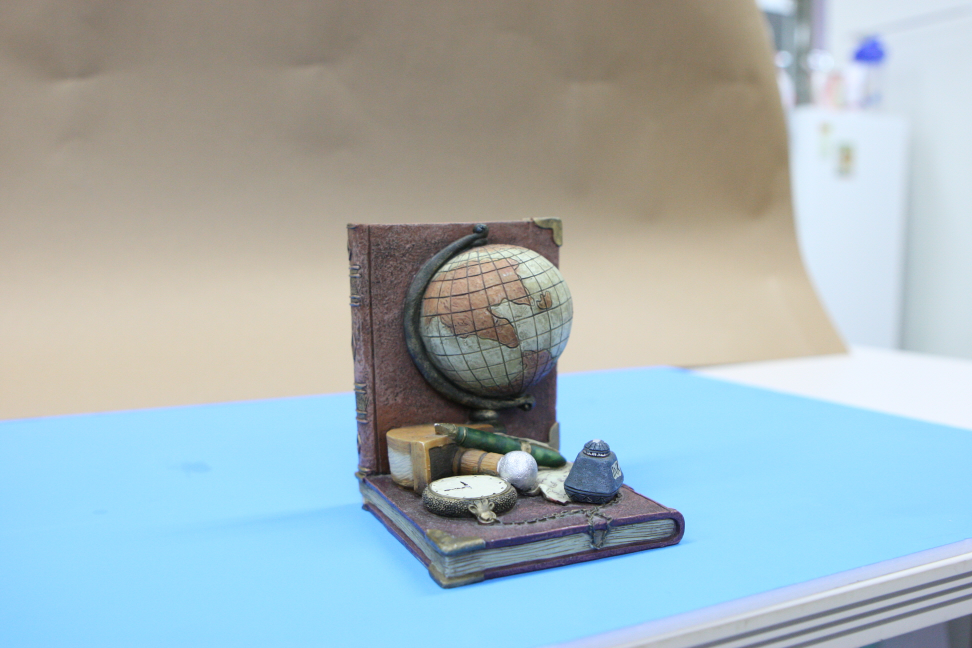
#> input picture data_2_sfm/sfm01.JPG, 1944 x 1296 px (shown at 1/2 size)
$ python test.py
#> lines starting #> are read from the running program, lines starting #| are printed output that depends on the picture
import cv2
import sys
import numpy as np
from matplotlib import pyplot as plt

img_path = "./data_2_sfm/"
img1_name, img2_name = "sfm01.JPG", "sfm02.JPG"


#############################################################
#################### Feature Extraction #####################
#############################################################
# Load image
def load_image(img_path, img1_name, img2_name):
#> called with img_path = './data_2_sfm/', img1_name = 'sfm01.JPG', img2_name = 'sfm02.JPG'
    img1 = cv2.imread(img_path + img1_name)
#> img1 is the input picture: shape (1296, 1944, 3); mean B, G, R 183.6, 179.5, 164.3
    img2 = cv2.imread(img_path + img2_name)
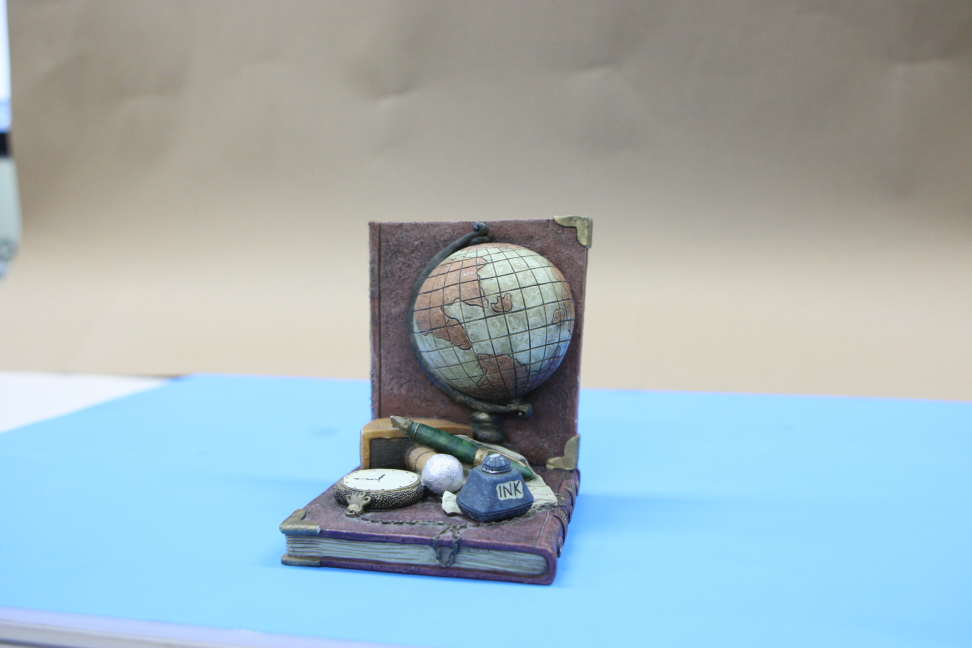
#> input picture data_2_sfm/sfm02.JPG, 1944 x 1296 px (shown at 1/2 size)
#> img2 is the input picture: shape (1296, 1944, 3); mean B, G, R 185.2, 179.2, 161.4
    img1 = cv2.cvtColor(img1,cv2.COLOR_BGR2RGB)
    img2 = cv2.cvtColor(img2,cv2.COLOR_BGR2RGB)
    return img1, img2


# Find feature correspondence with SIFT
def SIFT(img1, img2):
    sift = cv2.xfeatures2d.SIFT_create()
    img1_kp, img1_des = sift.detectAndCompute(img1, None)
#> img1_kp = 2704 keypoints; strongest (x, y, size): (1191, 910, 2), (897, 977, 34.7), (871, 848, 3.1), (930, 969, 2.9)
    img2_kp, img2_des = sift.detectAndCompute(img2, None)
#> img2_kp = 2531 keypoints; strongest (x, y, size): (788, 961, 34.8), (878, 934, 40.8), (898, 1005, 21.3), (764, 953, 2.5)

    bf = cv2.BFMatcher()
    matches = bf.knnMatch(img1_des, img2_des, k=2)
#> matches = 2704 matches
    matches_good = [m1 for m1, m2 in matches if m1.distance < 0.95*m2.distance]
#> matches_good = 1370 matches
    sorted_matches = sorted(matches_good, key=lambda x: x.distance)
#> sorted_matches = 1370 matches
    res = cv2.drawMatches(img1, img1_kp, img2, img2_kp, sorted_matches, img2, flags=2)
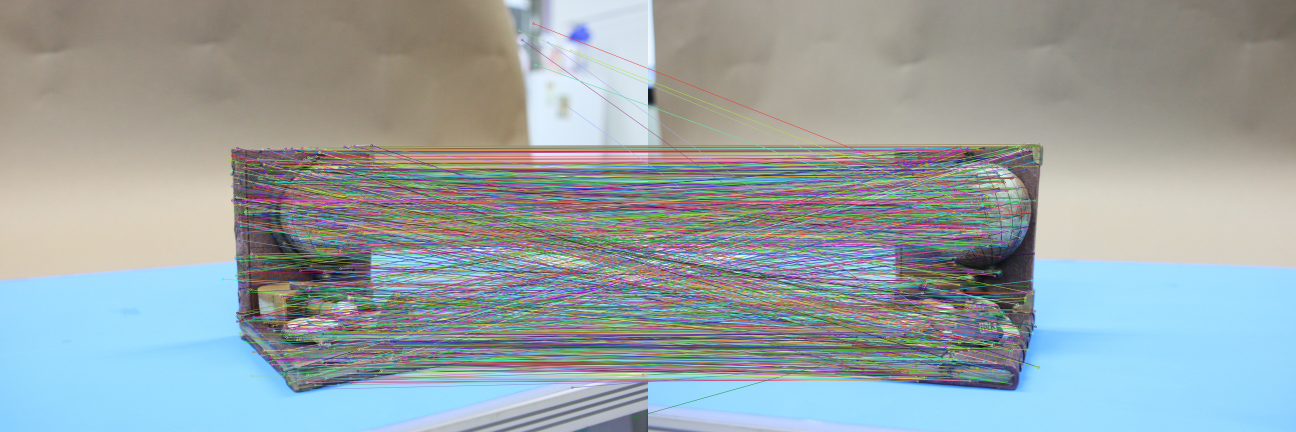
#> res: shape (1296, 3888, 3) (shown at 1/3 size); mean R, G, B 153.2, 164.2, 166.8

    # drwa matches
    plt.figure(figsize=(15, 15))
    plt.imshow(res)
    plt.show()
    return matches_good, img1_kp, img2_kp

#############################################################
################ Essential Matrix Estimation ################
#############################################################

# Preprocessing
def Estimation_E(matches_good, img1_kp, img2_kp):
    query_idx = [match.queryIdx for match in matches_good]
    train_idx = [match.trainIdx for match in matches_good]
    p1 = np.float32([img1_kp[ind].pt for ind in query_idx]) # 픽셀 좌표
    p2 = np.float32([img2_kp[ind].pt for ind in train_idx])

    # Find Essential Matrix and Inliers with RANSAC, Intrinsic parameter
    E, mask = cv2.findEssentialMat(p1, p2, method=cv2.RANSAC, focal=3092.8, pp=(2016, 1512), maxIters = 500, threshold=1)
    p1 = p1[mask.ravel()==1] # left image inlier
    p2 = p2[mask.ravel()==1] # right image inlier

    return E, p1, p2

#############################################################
############### Essential Matrix Decomposition ##############
############# The four possible solutions from E ############
#############################################################

def EM_Decomposition(E, p1,p2):
    CM = np.array([[]])
    # Essential matrix to camera matrix
    U, S, VT = np.linalg.svd(E, full_matrices=True)
    W = np.array([
        [0, -1, 0],
        [1, 0, 0],
        [0, 0, 1]
    ])

    # camera matrix = P'= [UWVT | +u3] or [UWVT | −u3] or [UWTVT | +u3] or [UWTVT | −u3].
    camera_matrix = np.array([
        np.column_stack((U @ W @ VT, U[:,2])),
        np.column_stack((U @ W @ VT, -U[:,2])),
        np.column_stack((U @ W.T @ VT, U[:,2])),
        np.column_stack((U @ W.T @ VT, -U[:,2]))])

    # camera pose matrix , Rt x , 3d point HOMOGENIEUOUS
    for i in range(4):
        tmp = camera_matrix[i]
        for j in range(len(p1)):
            a = p1[j].flatten()
            b = p2[j].flatten()
            c = np.concatenate((a, b))
            d = tmp@c.T # 3x4@4x4
            if np.any(d<0):
                break
            else:
                CM = camera_matrix[i]
    return CM


#############################################################
###### Generate 3D point by implementing Triangulation ######
#############################################################

# Rescale to Homogeneous Coordinate
# [14 lines left out: function rescale_point, not called in this run]

# intrinsic parameter K
def initialize_CM(CM):
    Rt0 = np.hstack((np.eye(3), np.zeros((3, 1))))
    skew = 0.0215878
    K = np.array([[3092.8, skew, 2016], [0, 3092.8, 1512], [0,0,1]])
    Rt1 = K @ CameraMatrix
    return Rt0, Rt1

# Triangulation
# [36 lines left out: functions LinearTriangulation, make_3dpoint, visualize_3d, not called in this run]


import pdb

img1, img2 = load_image(img_path, img1_name, img2_name)

matches_good, img1_kp, img2_kp = SIFT(img1, img2)
#> matches_good = 1370 matches
pdb.set_trace()

E, p1_inlier, p2_inlier = Estimation_E(matches_good, img1_kp, img2_kp)
#> in Estimation_E, `query_idx = [match.queryIdx for match in matches_good]`: query_idx = 1370 values from 1 to 2703
#> in Estimation_E, `train_idx = [match.trainIdx for match in matches_good]`: train_idx = 1370 values, max 2524 at index 680, min 4 at index 63, mean 1155.2
#> in Estimation_E, `p1 = np.float32([img1_kp[ind].pt for ind in query_idx])`: p1 = 1370 pairs, first value 668 to 1928.8, second value 70.45 to 1251.5
#> in Estimation_E, `p2 = np.float32([img2_kp[ind].pt for ind in train_idx])`: p2 = 1370 pairs, first value 560.5 to 1178.7, second value 432.7 to 1150.4
#> in Estimation_E, `E, mask = cv2.findEssentialMat(p1, p2, method=cv2.RANSAC, focal=3092.8..`: E = [[0.0241, 0.211, 0.0592], [0.547, -0.107, -0.432], [0.208, 0.636, 0.0807]]; mask = 1370 values, max 1 at index 94, min 0 at index 0, mean 0.166
#> in Estimation_E, `p1 = p1[mask.ravel()==1]`: p1 = 228 pairs, first value 735.8 to 1239.3, second value 447.9 to 1167.8
#> in Estimation_E, `p2 = p2[mask.ravel()==1]`: p2 = 228 pairs, first value 598.8 to 1077, second value 440.3 to 1139.2
#> p1_inlier has the same summary as p1 in Estimation_E; p2_inlier has the same summary as p2 in Estimation_E
pdb.set_trace()

CameraMatrix = EM_Decomposition(E, p1_inlier, p2_inlier)
#> in EM_Decomposition, `U, S, VT = np.linalg.svd(E, full_matrices=True)`: U = [[0.309, -0.0412, -0.95], [-0.35, -0.934, -0.0736], [0.884, -0.356, 0.303]]; S = [0.707, 0.707, 3.98e-18]; VT = [[-4.79e-17, 0.94, 0.341], [-0.828, -0.191, 0.527], [-0.56, 0.282, -0.779]]
#> CameraMatrix = empty array
pdb.set_trace()

#> (the run stopped early here; a loop or call above may not have finished)
